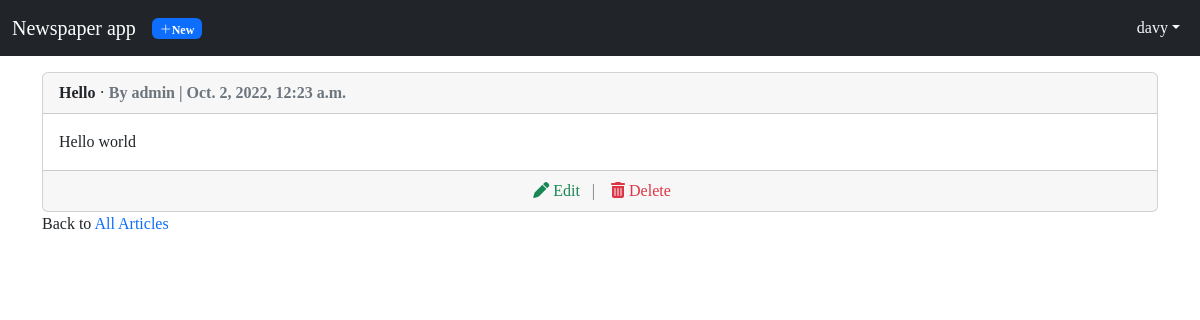
The app's page /articles/13/ (signed in) with its own data.
### user/models.py (models this page shows)
class CustomUser(AbstractUser):
    age = models.PositiveSmallIntegerField(null=True, blank=True)

### articles/models.py (models this page shows, shortened)
class Article(models.Model):
    author = models.ForeignKey(get_user_model(), on_delete=models.CASCADE)
    title = models.CharField(max_length=200)
    body = models.TextField()
    date = models.DateTimeField(auto_now_add=True)
    class Meta:
        ordering = ['-date']

### articles/views.py (the view)
# urls.py: path('<int:pk>/', ArticleDetailView.as_view(), name="article_detail"),
class ArticleDetailView(views.LoginRequiredMixin, DetailView):
    model = Article
    template_name: str = 'article_detail.html'
    context_object_name = 'article'
    login_url = 'login'

### templates/article_detail.html
{% extends 'base.html' %} {% block content %}
<div class="card">
  <div class="card-header">
    <span class="fw-bold">{{article.title}}</span> &middot;
    <span class="fw-bold text-muted">
      By {{article.author}} | {{article.date}}</span
    >
  </div>
  <div class="card-body">{{article.body}}</div>
  {% if user.is_authenticated %}
  <div class="card-footer text-center text-muted">
    <a href="{% url 'article_edit' article.pk %}" class="mx-2 text-success"
      ><span class="fa fa-pen mx-1"></span>Edit</a
    >
    |
    <a href="{% url 'article_delete' article.pk %}" class="mx-2 text-danger"
      ><span class="fa fa-trash-can mx-1"></span>Delete</a
    >
  </div>
  {% endif %}
</div>
<p>Back to <a href="{% url 'articles' %}">All Articles</a></p>
<br />
{% endblock content %}

### templates/base.html (shortened to what this page needs)
{% load static %}
{% load crispy_forms_tags %}
<!DOCTYPE html>
<html lang="en">
  <head>
    <link
      rel="stylesheet"
      href="{% static 'css/bootstrap/bootstrap.min.css' %}"
    />
    <link
      rel="stylesheet"
      href="{% static 'css/bootstrap/bootstrap-icons.css' %}"
    />
    <link
      rel="stylesheet"
      href="{% static 'css/fontawesome/css/all.min.css' %}"
    />
    <link rel="stylesheet" href="{% static 'css/index.css' %}" />
  </head>
  <body>
    <nav class="navbar navbar-expand-md navbar-dark bg-dark">
      <div class="container-fluid">
        {% if user.is_authenticated %}
        <a class="navbar-brand" href="{% url 'home' %}">Newspaper app</a>
        <a href="{% url 'article_new' %}"><span class="badge bi bi-plus-lg bg-primary">New</span></a>
        <div class="collapse navbar-collapse" id="userMenu">
          <ul class="navbar-nav ms-auto mb-2 mb-sm-0">
            <div class="nav-item dropdown">
              <a
                class="nav-link dropdown-toggle text-light"
                href="#"
                data-bs-toggle="dropdown"
                aria-expanded="false"
                >{{user.username}}</a
              >
            </div>
          </ul>
          {% else %}
          <a class="navbar-brand" href="{% url 'home' %}">Newspaper app</a>
          {% endif %}
        </div>
      </div>
    </nav>
    <main class="container my-3">
      {% block content %} {% endblock content %}
    </main>
  </body>
</html>

### staticfiles/css/index.css (style rules this page uses)
body { font-family: Lato-Regular; }
a { text-decoration: none; }

### records on screen
CustomUser: username "davy"
Article: title "Hello", author "admin", date "Oct. 2, 2022, 12:23 a.m.", body "Hello world"
